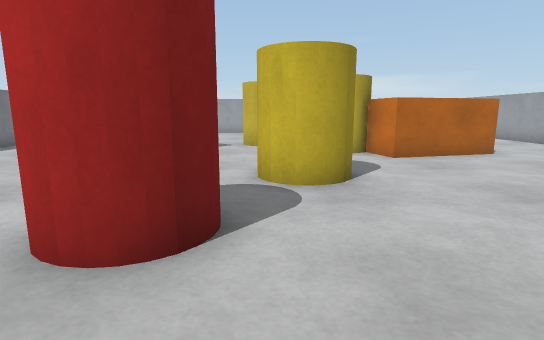
View 1 (above)

17 first-person views from a walk through a Webots world. The camera is 0.06 m above the floor, tilts 10° down and sees 80° across. The floor is counted in squares, 0.05 m on a side. Each view is taken from the middle of a square. On the plan, view 1 faces up. The plan holds only what a view shows up to about 13 squares ahead; the rest is blank. Robots are left out. Webots' stock objects and surfaces are drawn as simple stand-ins.

View 2
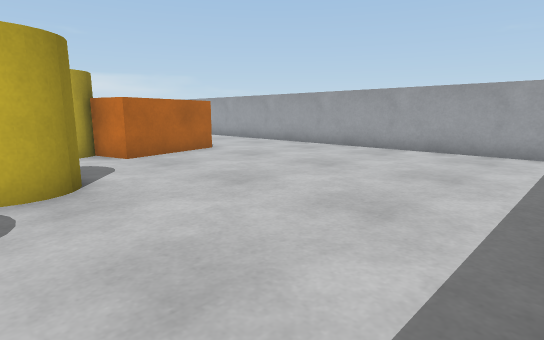

View 3
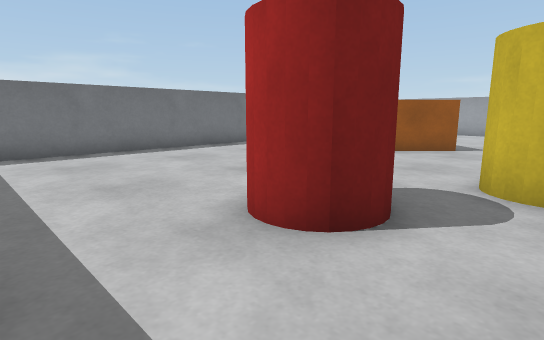

View 4
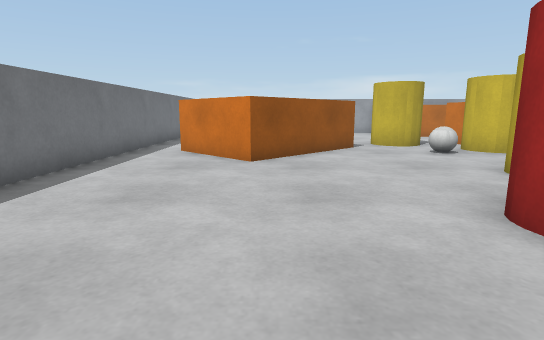

View 5
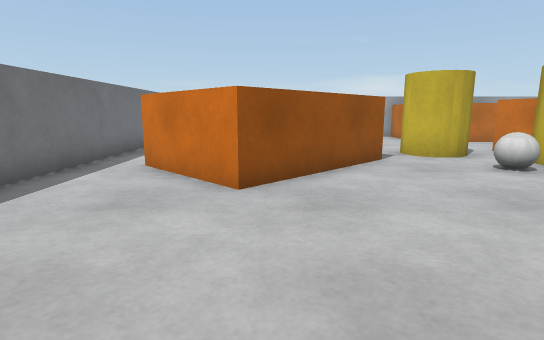

View 6
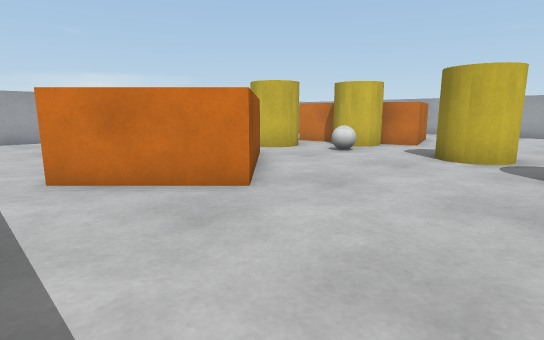

View 7
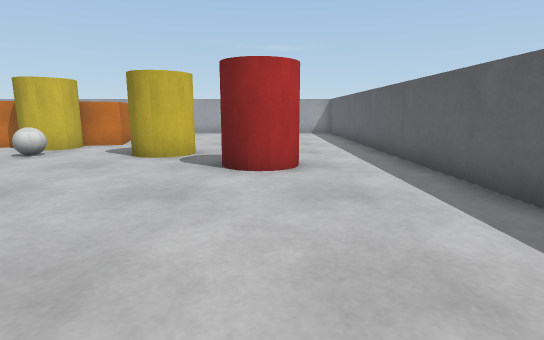

View 8
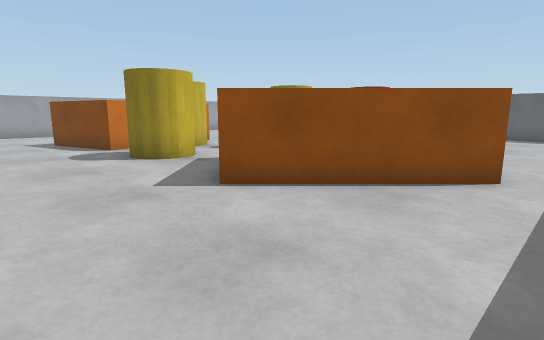

View 9
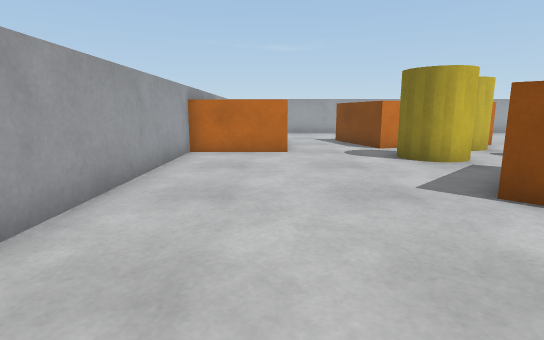

View 10
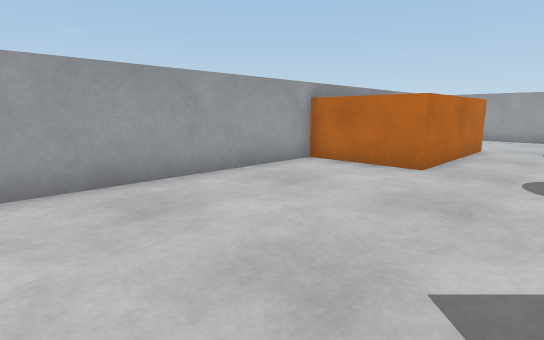

View 11
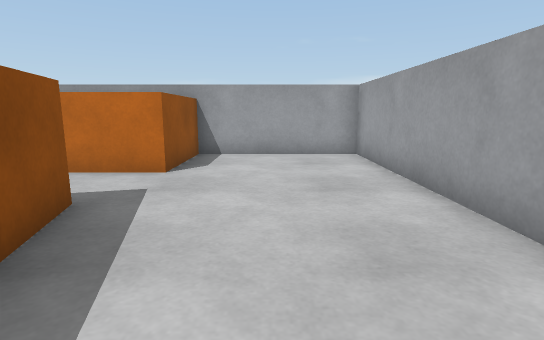

View 12
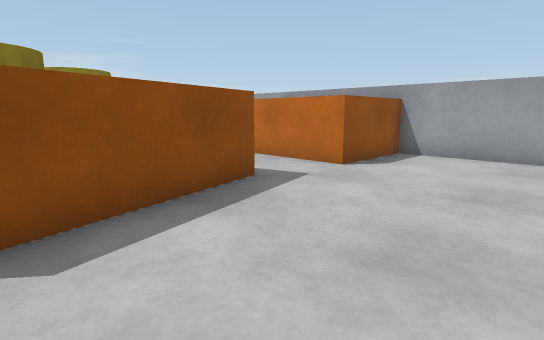

View 13
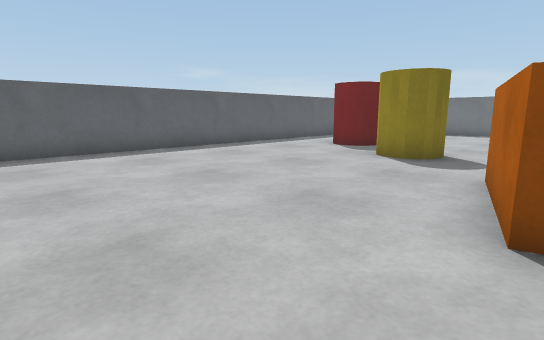

View 14
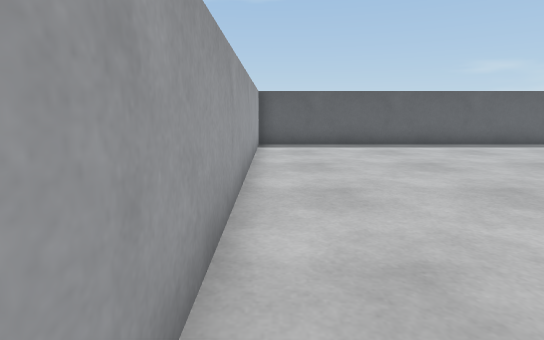

View 15
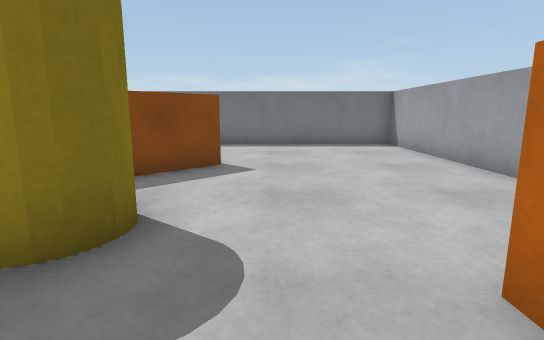

View 16
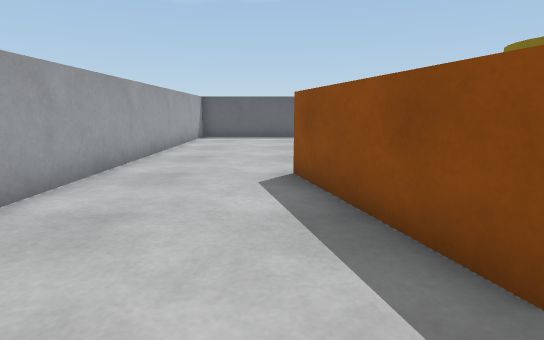

View 17
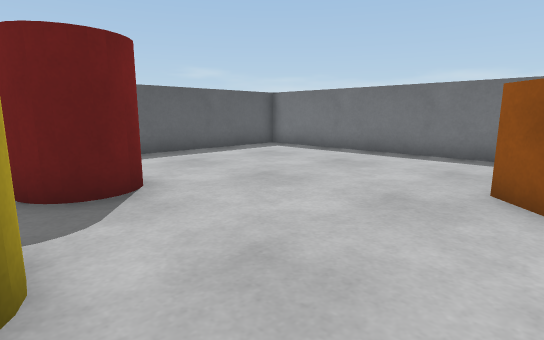

### Floor plan
Key: @ floor where view 1 was taken; # wall or solid block; . floor; J jar; B biscuit box; A ball.
Columns run from 10 left of view 1 to 11 right of it. Each row starts with its distance up from view 1.
 20 ############    ######
 19 #..........B    B....#
 18 #..........B    B....#
 17 #..........BBBBBB....#
 16 #....................#
 15 #....................#
 14 #.....B.......BB.....#
 13 #....BB..JJJBB BB....#
 12 #...B  BBJJJB   B....#
 11 #..B   B...JJJ  B....#
 10 #.BB  B...A.JJ  B....#
  9 #..BBB.......BBBB....#
  8 #...B................#
  7 #.........JJ.........#
  6 #.........JJ.........#
  5 #..........J.........#
  4 #.......JJ...........#
  3 #.......JJ...........#
  2 #........J...........#
  1 #....................#
  0 #.........@..........#
 -1 ######################

Where each view was taken, in squares from view 1:
view 1: 0 up, 0 right, facing up
view 2: 0 up, 0 right, facing up-right
view 3: 0 up, 1 right, facing up-left
view 4: 0 up, 5 left, facing up
view 5: 3 up, 5 left, facing up
view 6: 4 up, 9 left, facing up-right
view 7: 3 up, 9 left, facing right
view 8: 17 up, 9 left, facing down-right
view 9: 17 up, 9 left, facing right
view 10: 14 up, 6 left, facing up-right
view 11: 10 up, 8 right, facing up
view 12: 10 up, 10 right, facing up-left
view 13: 10 up, 10 right, facing down-left
view 14: 12 up, 10 right, facing down
view 15: 15 up, 3 right, facing left
view 16: 16 up, 7 right, facing down
view 17: 9 up, 0 right, facing down-left
